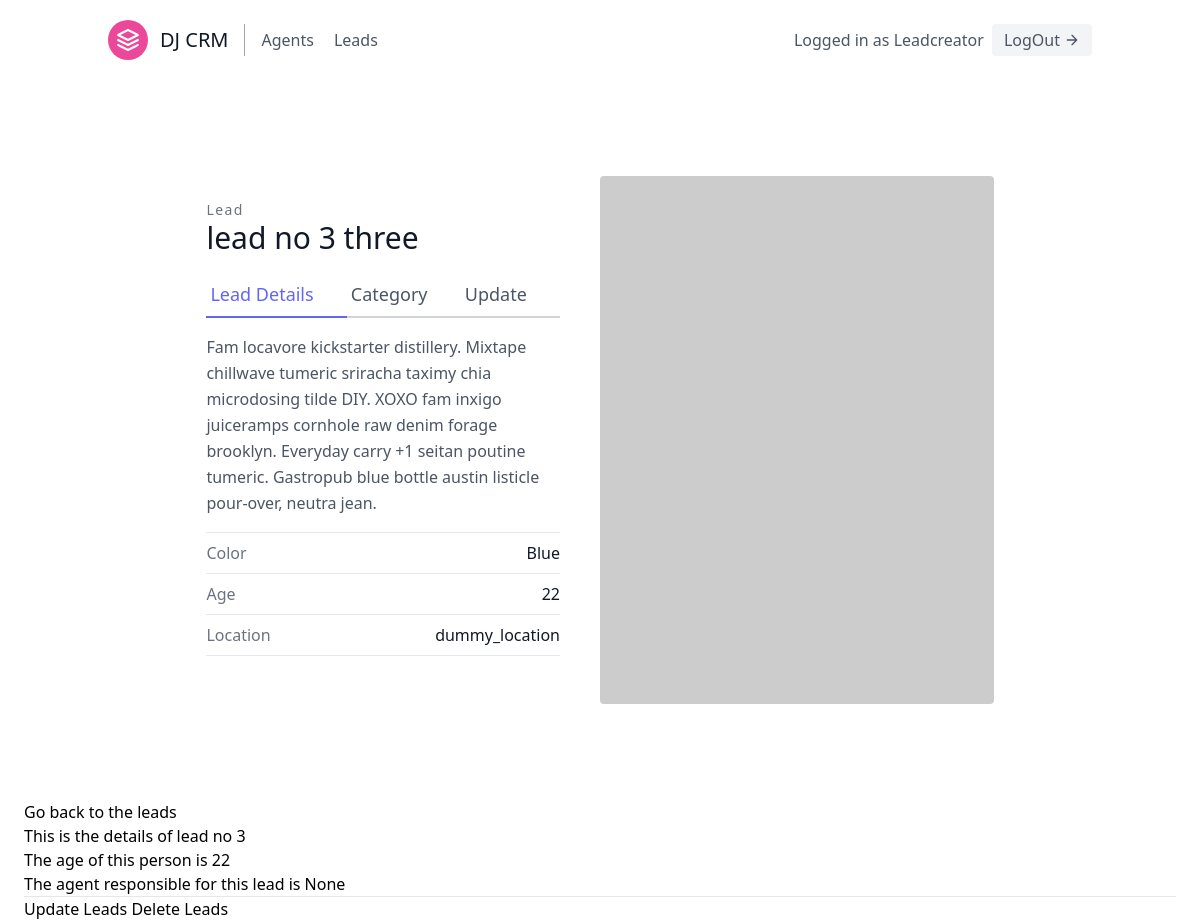
The app's page /leads/4/ (signed in), older data.
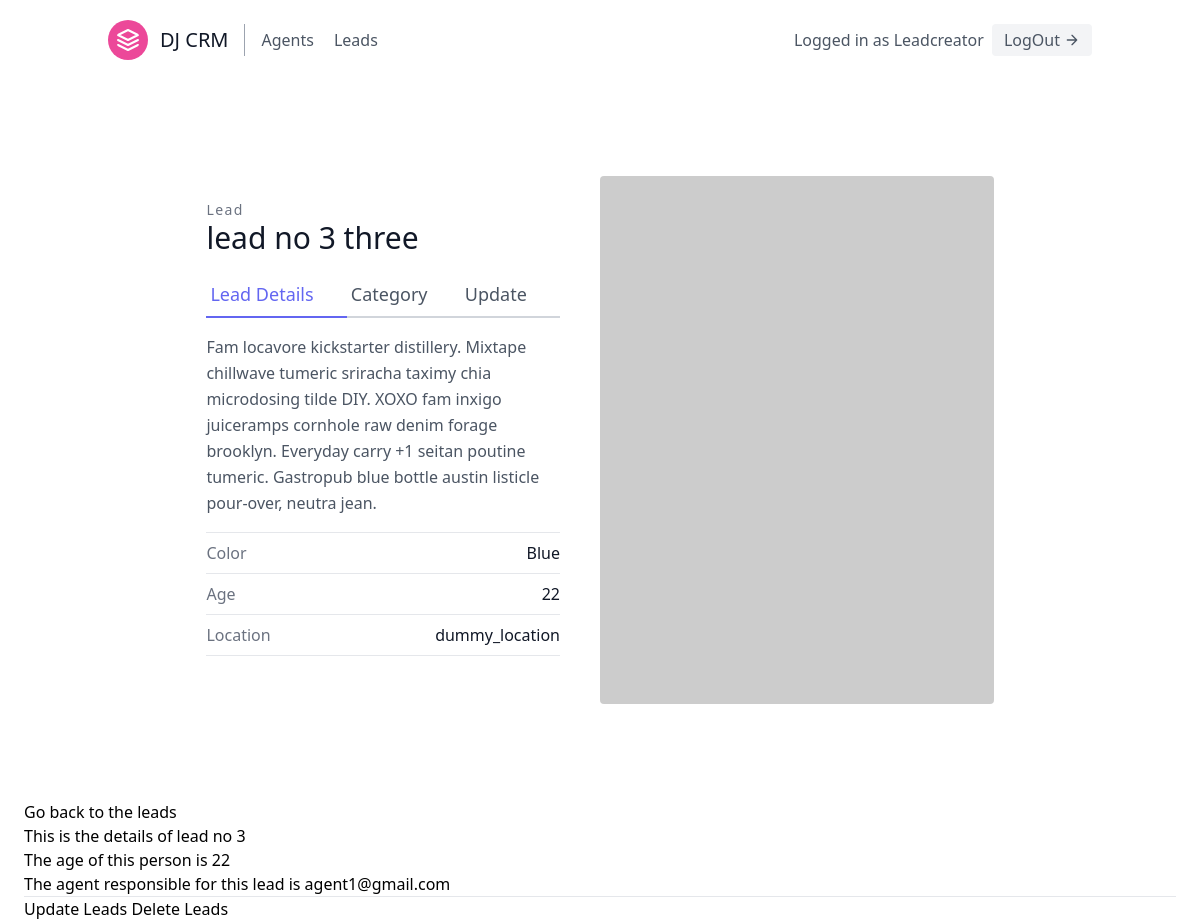
The same page, newer data.
### leads/models.py (models this page shows, shortened)
class User(AbstractUser):
    is_organizer = models.BooleanField(default = True)
    is_agent = models.BooleanField(default = False)

class Lead(models.Model):
    first_name = models.CharField(max_length = 20)
    last_name = models.CharField(max_length=20)
    age = models.IntegerField(default= 0)
    organization = models.ForeignKey(UserProfile, null = True, on_delete = models.CASCADE)
    agent = models.ForeignKey("Agent", blank = True, null= True, on_delete=models.SET_NULL)
    category = models.ForeignKey("Category", related_name = "leads", blank = True, null= True,on_delete=models.SET_NULL)

class Agent(models.Model):
    user = models.OneToOneField(User, on_delete = models.CASCADE)
    organization = models.ForeignKey(UserProfile, on_delete = models.CASCADE)
    def __str__(self):
        return self.user.email

### leads/views.py (the view)
# urls.py: path('<int:pk>/',LeadDetailView.as_view(),name = 'lead-detail'),
class LeadDetailView(LoginRequiredMixin, generic.DetailView):
    template_name = "leads/lead_details.html"
    context_object_name = "lead"
    def get_queryset(self):
        user = self.request.user
        if user.is_organizer:
            queryset = Lead.objects.filter(organization = user.userprofile)
        else:
            queryset = Lead.objects.filter(organization =user.agent.organization)
            queryset = queryset.filter(agent__user = user)
        return queryset

### leads/templates/leads/lead_details.html
{% extends 'base.html' %}
{% block content %}
<section class="text-gray-600 body-font overflow-hidden">
    <div class="container px-5 py-24 mx-auto">
      <div class="lg:w-4/5 mx-auto flex flex-wrap">
        <div class="lg:w-1/2 w-full lg:pr-10 lg:py-6 mb-6 lg:mb-0">
          <h2 class="text-sm title-font text-gray-500 tracking-widest">Lead</h2>
          <h1 class="text-gray-900 text-3xl title-font font-medium mb-4">{{lead.first_name}} {{lead.last_name}}</h1>
          <div class="flex mb-4">
            <a class="flex-grow text-indigo-500 border-b-2 border-indigo-500 py-2 text-lg px-1">Lead Details</a>
            <a class="flex-grow border-b-2 border-gray-300 py-2 text-lg px-1" href = "{% url 'leads:category-update' lead.pk %}">Category</a>
            <a href = " {% url 'leads:lead-update' lead.pk %} "class="flex-grow border-b-2 border-gray-300 py-2 text-lg px-1">Update</a>
          </div>
          <p class="leading-relaxed mb-4">Fam locavore kickstarter distillery. Mixtape chillwave tumeric sriracha taximy chia microdosing tilde DIY. XOXO fam inxigo juiceramps cornhole raw denim forage brooklyn. Everyday carry +1 seitan poutine tumeric. Gastropub blue bottle austin listicle pour-over, neutra jean.</p>
          <div class="flex border-t border-gray-200 py-2">
            <span class="text-gray-500">Color</span>
            <span class="ml-auto text-gray-900">Blue</span>
          </div>
          <div class="flex border-t border-gray-200 py-2">
            <span class="text-gray-500">Age</span>
            <span class="ml-auto text-gray-900">{{lead.age}}</span>
          </div>
          <div class="flex border-t border-b mb-6 border-gray-200 py-2">
            <span class="text-gray-500">Location</span>
            <span class="ml-auto text-gray-900">dummy_location</span>
          </div>
        </div>
        <img alt="ecommerce" class="lg:w-1/2 w-full lg:h-auto h-64 object-cover object-center rounded" src="https://dummyimage.com/400x400">
      </div>
    </div>
  </section>
    <a href= "{% url 'leads:lead-list' %}"> Go back to the leads</a>
    <br />
<h1>This is the details of {{lead.first_name}} </h1>
<h3>The age of this person is {{lead.age}}</h3>
<h3>The agent responsible for this lead is {{lead.agent}}</h3>
<hr />
<a href = "{% url 'leads:lead-update' lead.pk %}">Update Leads</a>
<a href = "{% url 'leads:lead-delete' lead.pk %}">Delete Leads</a>
{% endblock %}

### templates/base.html (shortened to what this page needs)
{% load static %}
<!DOCTYPE html>
<html lang = "eng">
    <head>
        <link href="https://unpkg.com/tailwindcss@^2/dist/tailwind.min.css" rel="stylesheet">
    </head>
    <body>
    <div class = "max-w-6xl mx-auto">
    {% include 'navbar.html' %}
     {% block content %}
     {% endblock content %}
    </div>
    </body>
</html>

### templates/navbar.html (shortened to what this page needs)
<header class="text-gray-600 body-font">
  <div class="container mx-auto flex flex-wrap p-5 flex-col md:flex-row items-center">
    <a class="flex title-font font-medium items-center text-gray-900 mb-4 md:mb-0">
      <svg xmlns="http://www.w3.org/2000/svg" fill="none" stroke="currentColor" stroke-linecap="round" stroke-linejoin="round" stroke-width="2" class="w-10 h-10 text-white p-2 bg-pink-500 rounded-full" viewBox="0 0 24 24">
        <path d="M12 2L2 7l10 5 10-5-10-5zM2 17l10 5 10-5M2 12l10 5 10-5"></path>
      </svg>
      <span class="ml-3 text-xl">DJ CRM</span>
    </a>
    {% if not request.user.is_authenticated %}
    <a href = "{% url 'signup' %}" class = "inline-flex items-center bg-gray-100 border-0 py-1 px-3 focus:outline-none hover:bg-gray-200 rounded text-base mt-4 md:mt-0">SignUp Here</a>
    {% else %}
    <nav class="md:mr-auto md:ml-4 md:py-1 md:pl-4 md:border-l md:border-gray-400	flex flex-wrap items-center text-base justify-center">
    {% if request.user.is_organizer %}
     <a  href = "{% url 'agents:agent-list' %}" class="mr-5 hover:text-gray-900">Agents</a>
    {% endif %}
        <a  href = "{% url 'leads:lead-list' %}" class="mr-5 hover:text-gray-900">Leads</a>
    </nav>
    {% endif %}
    {% if request.user.is_authenticated %}
     Logged in as {{request.user.username}}
    <a href = "{% url 'logout' %}" class="ml-2 inline-flex items-center bg-gray-100 border-0 py-1 px-3 focus:outline-none hover:bg-gray-200 rounded text-base mt-4 md:mt-0">LogOut
      <svg fill="none" stroke="currentColor" stroke-linecap="round" stroke-linejoin="round" stroke-width="2" class="w-4 h-4 ml-1" viewBox="0 0 24 24">
        <path d="M5 12h14M12 5l7 7-7 7"></path>
      </svg>
    </a>
    {% endif %}
  </div>
</header>

Row changes from the older to the newer data that the page shows:
changed Lead "lead no 3": agent "None" → "agent1@gmail.com"
